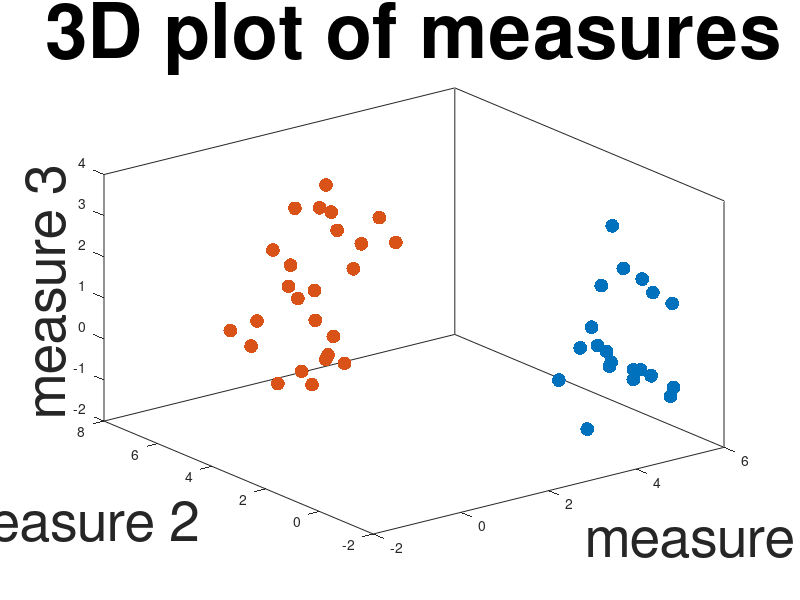

Reproduce this figure in MATLAB.
%========================================================================
%     <imgmea1_2_3plotbutton.m>, v 1.0 2010/02/11 22:09:14  Kugiumtzis & Tsimpiris
%     This is part of the MATS-Toolkit http://eeganalysis.web.auth.gr/

%========================================================================
% Copyright (C) 2010 by Dimitris Kugiumtzis and Alkiviadis Tsimpiris 
%                       <dkugiu@gen.auth.gr>

%========================================================================
% Version: 1.0

% The FreeBSD Copyright:	
% Copyright 1992-2012 The FreeBSD Project. All rights reserved.	

% Redistribution and use in source and binary forms, with or without modification, 
% are permitted provided that the following conditions are met:	

% Redistributions of source code must retain the above copyright notice, 
% this list of conditions and the following disclaimer.	
% Redistributions in binary form must reproduce the above copyright notice, 
% this list of conditions and the following disclaimer in the documentation 
% and/or other materials provided with the distribution.	

% "THIS SOFTWARE IS PROVIDED BY THE FREEBSD PROJECT ``AS IS' AND ANY EXPRESS OR IMPLIED WARRANTIES,
% INCLUDING, BUT NOT LIMITED TO, THE IMPLIED WARRANTIES OF MERCHANTABILITY AND FITNESS FOR A PARTICULAR 
% PURPOSE ARE DISCLAIMED. IN NO EVENT SHALL THE FREEBSD PROJECT OR CONTRIBUTORS BE LIABLE FOR ANY DIRECT,
% INDIRECT, INCIDENTAL, SPECIAL, EXEMPLARY, OR CONSEQUENTIAL DAMAGES (INCLUDING, BUT NOT LIMITED TO, PROCUREMENT
% OF SUBSTITUTE GOODS OR SERVICES; LOSS OF USE, DATA, OR PROFITS; OR BUSINESS INTERRUPTION) HOWEVER CAUSED AND ON
% ANY THEORY OF LIABILITY, WHETHER IN CONTRACT, STRICT LIABILITY, OR TORT (INCLUDING NEGLIGENCE OR OTHERWISE) ARISING
% IN ANY WAY OUT OF THE USE OF THIS SOFTWARE, EVEN IF ADVISED OF THE POSSIBILITY OF SUCH DAMAGE."

% The views and conclusions contained in the software and documentation are those of the authors and should not
% be interpreted as representing official policies, either expressed or implied, of the FreeBSD Project.

%=========================================================================
% Reference : D. Kugiumtzis and A. Tsimpiris, "Measures of Analysis of Time Series (MATS): 
% 	          A Matlab  Toolkit for Computation of Multiple Measures on Time Series Data Bases",
%             Journal of Statistical Software, Vol. 33, Issue 5, 2010
% Link      : http://eeganalysis.web.auth.gr/
%========================================================================= 

 
clear all
ndata1 = 20;
ndata2 = 25;
nmea = 2;
randn('state',0);
buttonsize = [150 120];

mu1 = [5 0 0];
sigma1 = [1 0.3 0.3; 0.3 1 0.3; 0.3 0.3 1];
set1M = mvnrnd(mu1,sigma1,ndata1);
mu2 = [1 5 1];
sigma2 = [1 0.3 0.3; 0.3 1 0.3; 0.3 0.3 1];
set2M = mvnrnd(mu2,sigma2,ndata2);

h = figure(1);
clf
% axes('position',[0.12 0.16 0.80 0.65])
plot3(set1M(:,1),set1M(:,2),set1M(:,3),'.','Markersize',30);
hold on
plot3(set2M(:,1),set2M(:,2),set2M(:,3),'.','Markersize',30);
% set(gca,'XTickLabelMode','Manual');
% set(gca,'XTickLabel',num2str([1:ndata]'));
% set(gca,'XTickMode','Manual');
% set(gca,'XTick',[1:ndata]');
% set(gca,'YTickLabelMode','Manual');
% set(gca,'YTickLabel','');
% set(gca,'YTickMode','Manual');
% set(gca,'YTick',[]);
% leg = legend('measure 1','measure 2','measure 3','location','NorthEastOutside');
xlabel('measure 1','fontsize',40)
ylabel('measure 2','fontsize',40)
zlabel('measure 3','fontsize',40)
set(gca,'Box','On')
h = title('3D plot of measures','fontsize',55)
print -r300 -dbmp buttonmea1mea2mea3plot.bmp
